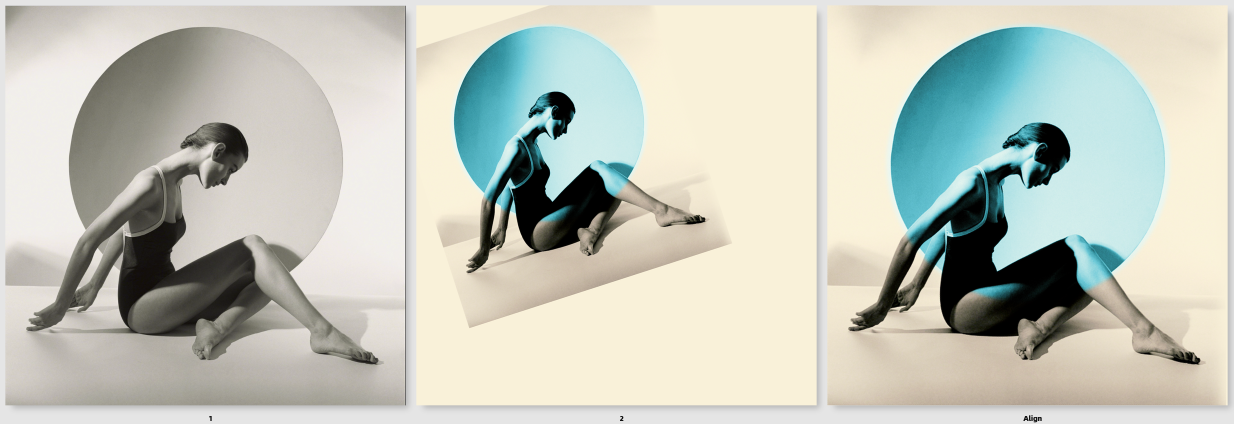
#> input picture workflows/Qwen_i_2.1-Qalign-Compare_00088_.png, 3700 x 1272 px (shown at 1/3 size); its folder holds only this picture in this run
$ python -i node.py   (imports and definitions only)
#> lines starting #> are read from the running program, lines starting #| are printed output that depends on the picture; after the words box and inside, x2 and y2 are one past the last pixel; in counts of white or black regions, pixels touching at a corner belong together
import json
import numpy as np
import torch

try:
    import cv2
except Exception:
    cv2 = None


# [18 lines left out: functions _require_cv2, _tensor_to_rgb_u8, not called in this run]


def _rgb_u8_to_tensor(arr):
    return torch.from_numpy(np.ascontiguousarray(arr[..., :3]).astype(np.float32) / 255.0).unsqueeze(0)


# [244 lines left out: functions _resize_to, _gray_feature, _limit_translation, _estimate_global, _estimate_automatic_global, not called in this run]

def _make_edge_mask(rgb):
    gray = cv2.cvtColor(rgb, cv2.COLOR_RGB2GRAY)
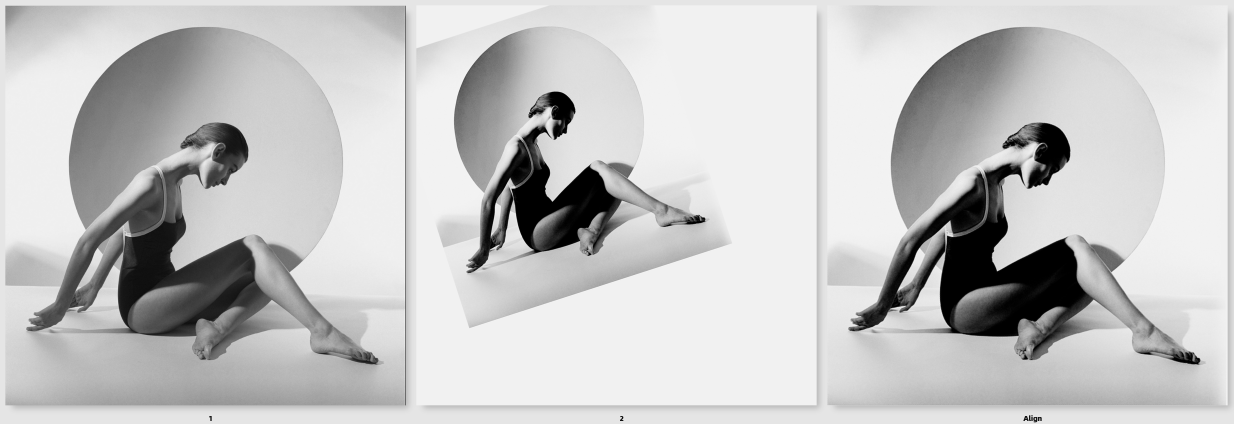
#> gray: shape (1272, 3700) (shown at 1/3 size); min 0, max 255, mean 196.1
    edges = cv2.Canny(cv2.GaussianBlur(gray, (5, 5), 0), 35, 100)
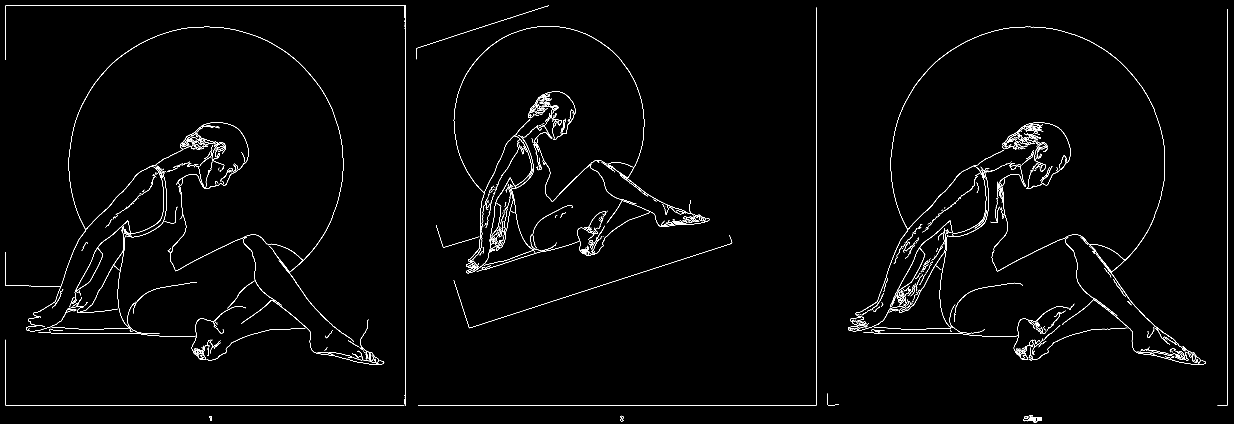
#> edges: shape (1272, 3700) (shown at 1/3 size); 1.2% white in thin lines or dots
    return cv2.dilate(edges, np.ones((7, 7), np.uint8), iterations=1) > 0
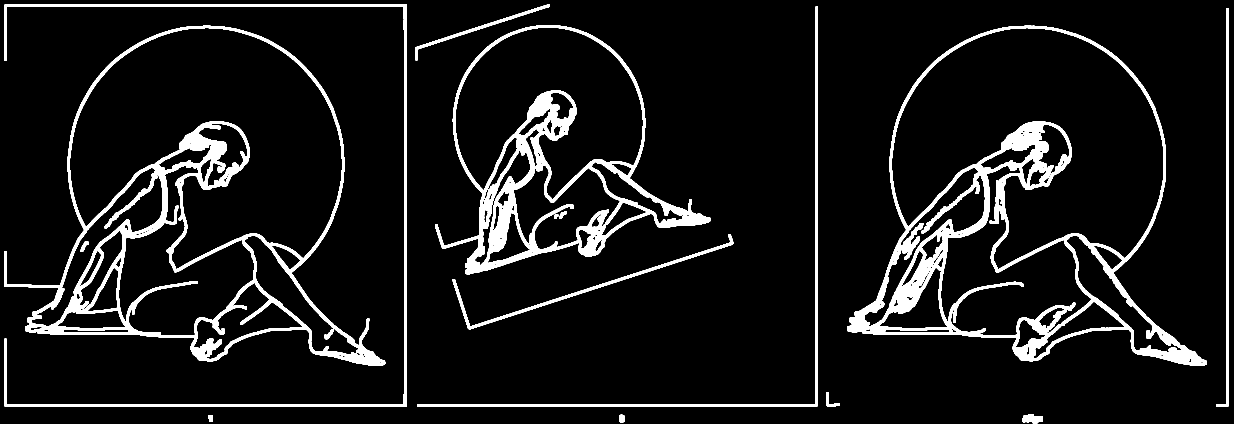
#> returned value: shape (1272, 3700) bool (shown at 1/3 size); 8.2% white; 16 white regions, largest, box (x1, y1, x2, y2) and area: (2541, 77, 3621, 1098) 123041, (12, 77, 1156, 1098) 106658, (1305, 76, 2132, 823) 82359


# [76 lines left out: function _local_warp, not called in this run]


class QAlignImageAlign:
    # [27 lines left out: function INPUT_TYPES, not called in this run]

    RETURN_TYPES = ("IMAGE", "IMAGE", "IMAGE", "STRING")
    RETURN_NAMES = ("aligned_image", "overlay_preview", "difference_preview", "alignment_report")
    FUNCTION = "align"
    CATEGORY = "QAlign"

    # [119 lines left out: function align, not called in this run]


NODE_CLASS_MAPPINGS = {"QAlignImageAlign": QAlignImageAlign}
NODE_DISPLAY_NAME_MAPPINGS = {"QAlignImageAlign": "QAlign"}

>>> import cv2
>>> picture = cv2.cvtColor(cv2.imread('../workflows/Qwen_i_2.1-Qalign-Compare_00088_.png'), cv2.COLOR_BGR2RGB)
>>> result = _make_edge_mask(picture)
